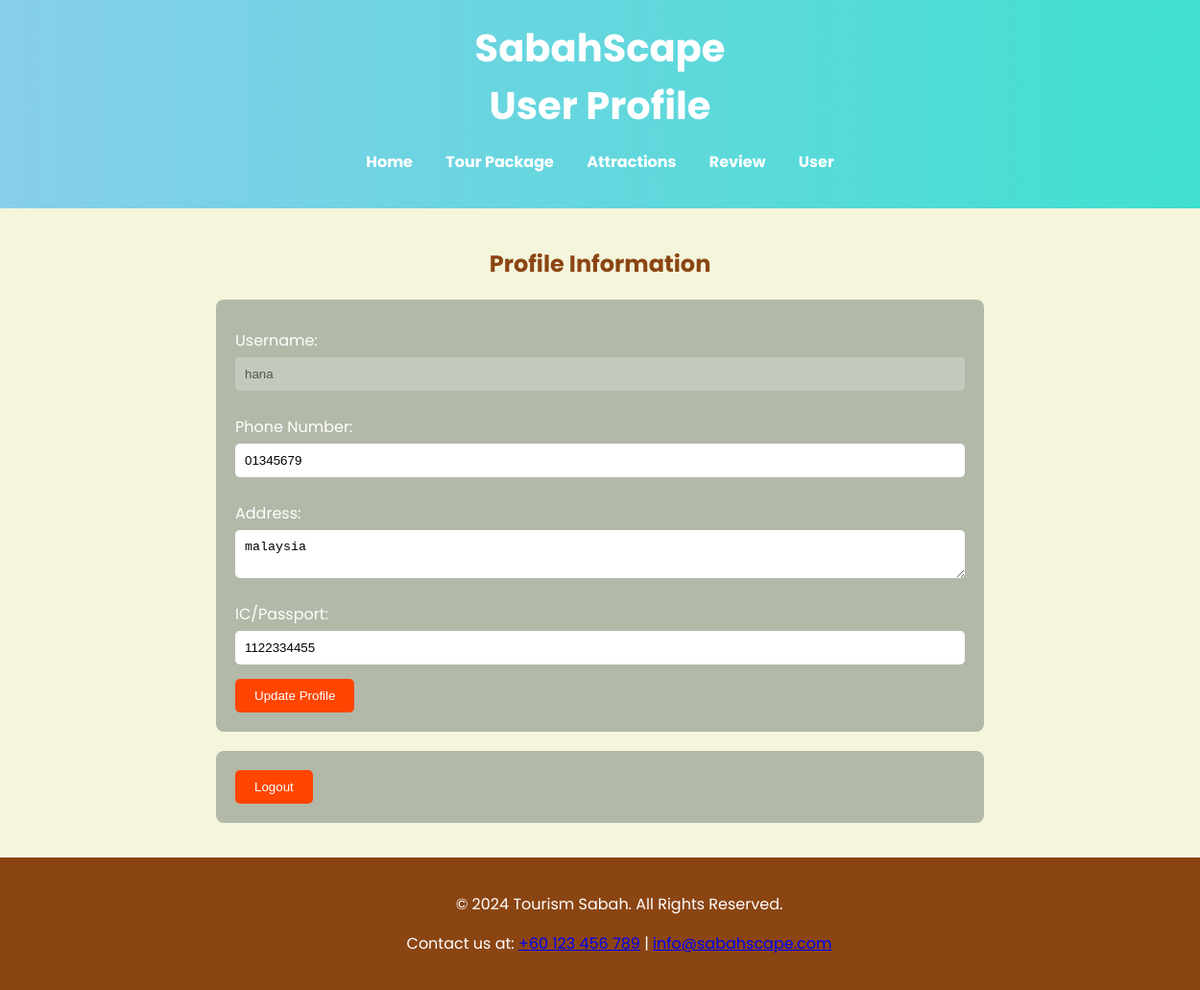
/profile/ (signed in), run on the app's committed database.
### sabah/models.py (models this page shows)
class UserProfile(models.Model):
    userID = models.AutoField(primary_key=True)
    username = models.CharField(max_length=150)
    password = models.CharField(max_length=128)
    ic_passport = models.CharField(max_length=50, unique=True)
    phone_number = models.CharField(max_length=15)
    address = models.TextField()

### sabah/views.py (the view)
# urls.py: path('profile/', views.user_profile, name='user_profile'),  # User profile
def user_profile(request):
    if 'username' in request.session:
        user_profile = UserProfile.objects.get(username=request.session['username'])
        return render(request, 'user_profile.html', {'user': user_profile})
    else:
        return redirect('login')

### sabah/templates/user_profile.html (shortened to what this page needs)
<html>
<html lang="en">
<head>
    <link rel="stylesheet" href="https://cdnjs.cloudflare.com/ajax/libs/font-awesome/6.0.0-beta3/css/all.min.css">
</head>
<body>
<header>
    <h1>SabahScape</h1>
    <h1>User Profile</h1>
    <nav>
        <ul>
            <li><a href="/">Home</a></li>
            <li><a href="/tourpackages/">Tour Package</a></li>
            <li><a href="/attractions/">Attractions</a></li>
            <li><a href="/review/">Review</a></li>
            <li><a href="/profile/">User</a></li>
        </ul>
    </nav>
</header>
<div class="content">
    <h2>Profile Information</h2>
    <form method="POST" action="{% url 'update_user_profile' %}">
        <label for="username">Username:</label>
        <input type="text" id="username" name="username" value="{{ user.username }}" disabled>
        <label for="phone_number">Phone Number:</label>
        <input type="text" id="phone_number" name="phone_number" value="{{ user.phone_number }}" required>
        <label for="address">Address:</label>
        <textarea id="address" name="address" required>{{ user.address }}</textarea>
        <label for="ic_passport">IC/Passport:</label>
        <input type="text" id="ic_passport" name="ic_passport" value="{{ user.ic_passport }}" required>
        <button type="submit">Update Profile</button>
    </form>
    <form method="POST" action="{% url 'logout' %}">
        <button type="submit">Logout</button>
    </form>
</div>
<footer>
    <p>&copy; 2024 Tourism Sabah. All Rights Reserved.</p>
    <p>Contact us at: <a href="tel:+60123456789">+60 123 456 789</a> | <a href="mailto:info@sabahscape.com">info@sabahscape.com</a></p>
</footer>
</body>
</html>

### sabah/templates/user_profile.html (style rules this page uses)
:root { --sky-blue: #87CEEB; --turquoise: #40E0D0; --sage-green: #B2B9A8; --sunset-orange: #FF4500; --coral: #FF7F50; --earthy-brown: #8B4513; --beige: #F5F5DC; --golden-yellow: #FFD700; }
body { font-family: 'Poppins', sans-serif; margin: 0; padding: 0; background-color: var(--beige); color: var(--earthy-brown); }
header { background: linear-gradient(to right, var(--sky-blue), var(--turquoise)); padding: 20px; text-align: center; color: white; }
h1 { margin: 0; font-size: 2.5em; }
nav { margin: 15px 0; }
nav ul { list-style: none; padding: 0; }
nav ul li { display: inline; margin: 0 15px; }
nav ul li a { color: white; text-decoration: none; font-weight: bold; }
.content { padding: 20px; max-width: 800px; margin: auto; text-align: center; }
form { margin-top: 20px; text-align: left; background: var(--sage-green); padding: 20px; border-radius: 8px; color: white; }
label { display: block; margin: 10px 0 5px; }
input, textarea { width: 100%; padding: 10px; margin-bottom: 15px; border: none; border-radius: 5px; }
button { padding: 10px 20px; background-color: var(--sunset-orange); color: white; border: none; border-radius: 5px; cursor: pointer; transition: background 0.3s; }
footer { text-align: center; padding: 20px; background: var(--earthy-brown); color: white; position: relative; bottom: 0; width: 100%; }

### data on the page
UserProfile: username "hana", phone_number "01345679", address "malaysia", ic_passport "1122334455"
